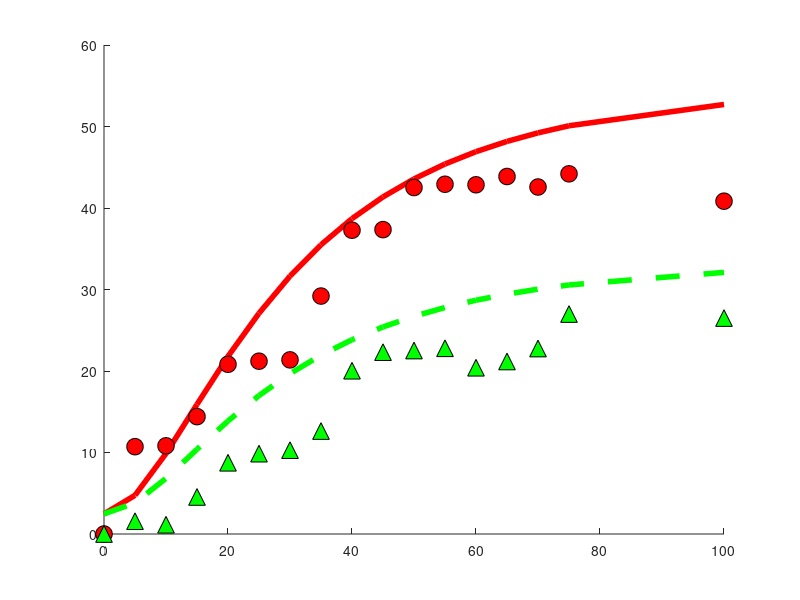

Recreate this plot in MATLAB. (Note: this script raises an error after producing the figure.)
% Functions and figures for the model fitting 
% based on the analytical model developed for epigenomeIntegrity project, 
% the functions are here plotted using parameters fitted from the
% experimental data

close all 
% plot properties 

fontSize   = 12;
markerSize = 12;
lineWidth  = 4;

% Plot figues
showHAndDFit        = true;
showSlidingFraction = true;
showSlidingOutOfDR  = true;
showRelativeSliding = true;
showExpansionFactor = true;
showRelativeOpeningDNA      = true;
showRelativeOpeningHistone  = true;

% Experimental measurements 
% uvc dose (the point u=100 is excluded for now due to irregular
% measurement)
uData = [0 5 10	15	20	25	30	35	40	45	50	55	60	65	70	75 100];
%__ histone loss data___
hData = [0 10.714305725	10.8220788165	14.4014983755	20.8225447327	21.2024074872	21.3668579387	29.195045218	37.2706560079	37.3479226024	42.5138151765	42.9133041668	42.8508770934	43.8660779761	42.5763929893	44.1947934168 	40.8353794651
];

%___DNA loss data____
dData = [0 1.5704212005	1.1365167475	4.545552178	8.7406190878	9.8581219326	10.2900341153	12.6333239455	20.0360763966	22.3129622161	22.5107680397	22.7887958612	20.4006799168	21.1679155925	22.757261652	26.9902966182	26.4974599239
];

% Analytical solutions of the model for histones and DNA loss vs UV dose
T = @(a1,u)  (1-exp(-a1.*u)).^2;% T(u)/T_max
% T = @(a1,u) ((1-exp(-(a1.^2).*u))+sqrt(pi.*u).*a1.*(1-erf(a1.*sqrt(u)))).^2; 
% %-- quadratic (damages) system 
% T  = @(a1,u) a1.*u.^2;

N_open  = @(a1,a2,a3,u)a3.*exp(-a2.*(1-a3).*T(a1,u)); % out due to pushing
N_slide = @(a1,a2,a3,u)(1-exp(-a2.*(1-a3).*T(a1,u))); % out due to sliding
N_total = @(a1,a2,a3,u) N_open(a1,a2,a3,u)+N_slide(a1,a2,a3,u); % total out of IDR
% N = @(a1,a2,u)exp(-(a2).*T(a1,u))+(1-T(a1,u)); % N(u)/N_0
R = @(a1,a2,a3,a4,u)  1+a4.*N_total(a1,a2,a3,u);%+(a4).*(T(a1,u))); %R(u)/R_0
d = @(a1,a2,a3,a4,u) 100.*(((R(a1,a2,a3,a4,u))-1+N_open(a1,a2,a3,u))./(R(a1,a2,a3,a4,u)));%+(T(a1,u))./R(a1,a2,a3,a4,u);
h = @(a1,a2,a3,a4,u) 100*(d(a1,a2,a3,a4,u)./100 +(N_slide(a1,a2,a3,u))./R(a1,a2,a3,a4,u));%d(a1,a2,a3,a4,u)+(T(a1,u)-N(a1,a2,u))./R(a1,a2,a3,a4,u) ;%./R(a1,a2,a3,u);

% %--- full (damages) system
% c1 = 0.0021;%0.021;% curve h
% c2 = 0.39;  %0.39;% lift h
% c3 = 0.44; %0.44; % lift d+h
% c4 = 0.23; %0.23; % lift d+ h

% % -- linear (damages) system
% T = @(a1,u) a1.*u; %T/T_max
% 
% c1 = 0.01;%0.023;% curve h
% c2 = 0.54;  %0.35;% lift h
% c3 = 0.2; %0.45; % lift d
% c4 = 0.378; %0.22; % lift h and d

% %-- quadratic (damages) system 
% T  = @(a1,u) a1.*u.^2;
% 
% c1 = 0.0001;%0.023;% curve h
% c2 = 1.0;  %0.35;% lift h
% c3 = 0.2; %0.45; % lift d
% c4 = 0.2; %0.22; % lift h and d

% % ---autofit
% opt       = optimset('TolFun',1e-15,'TolX',1e-15,'MaxIter',1e7,'MaxFunEvals',1e7,'TolCon',1e-19,'Hessian','bfgs',...
%     'Diagnostics','off');
% % run several tests
% numTests  = 1;
% fitParams = zeros(numTests,4); 
% fval      = zeros(numTests,1);
% for tIdx = 1:numTests
% [fitParams(tIdx,:),fval(tIdx),exitFlag,output]=...
%     fmincon(@FitDandH,2*rand(1,4),-1*eye(4),zeros(4,1),[],[],zeros(4,1),200*ones(4,1),[],opt);
% end
% [~,pl] = min(fval);
%  fitParams = fitParams(pl,:);
% c1 = fitParams(1);
% c2 = fitParams(2);
% c3 = fitParams(3);
% c4 = fitParams(4);

c1 = 0.0347;%0.021;% curve h
c2 = 0.3858;  %0.39;% lift h
c3 = 0.01; %0.44; % lift d+h
c4 = 1.5; %0.23; % lift d+ h

%-- plot ---
if showHAndDFit
%____ plot histone loss, h
fig1 = figure('Name','histone and DNA fit');
ax1  = axes('Parent',fig1,'NextPlot','Add');
line('Xdata',uData,'YData',h(c1,c2,c3,c4,uData),'Color','r','LineWidth',lineWidth,...
    'Parent',ax1,'DisplayName','histone loss, model');
line('XData',uData,'YData',hData,'Marker','o','MarkerSize',markerSize,'MarkerFaceColor','r','MarkerEdgeColor','k',...
    'LineStyle','none','Parent',ax1,'DisplayName','histone loss, exp. data'), 

%____ plot DNA loss, d
line('XData',uData,'YData',d(c1,c2,c3,c4,uData),'Color','g','LineWidth',lineWidth,...
    'DisplayName','DNA loss fraction, model','Parent',ax1,'LineStyle','--');
line('XData',uData,'YData',dData,'Marker','^','Color','g','MarkerSize',markerSize,'MarkerFaceColor','g',...
    'MarkerEdgeColor','k','LineStyle','none',...
    'Parent',ax1,'DisplayName','DNA loss fraction, exp. data'), 

legend(get(ax1,'Children'),'Location','NW')
title(' Model fit to experimental data','Parent',ax1,'FontSize',fontSize), 
xlabel('U.V dose','Parent',ax1,'FontSize',fontSize)
ylabel('Loss fraction','Parent',ax1,'FontSize',fontSize)
set(ax1,'FontSize',fontSize)
end

if showSlidingFraction 
%_____ plot sliding fraction, h-d
fig2 = figure;
ax2  = axes('Parent',fig2);
line('XData',uData,'YData',(hData-dData),'Marker','o','Color','k','MarkerFaceColor','c',...
    'Parent',ax2,'DisplayName','histone sliding loss, exp.data','MarkerSize',markerSize,'LineStyle','none');
line('XData',uData,'YData',h(c1,c2,c3,c4,uData)-d(c1,c2,c3,c4,uData),'LineWidth',lineWidth,'Parent',ax2,...
    'DisplayName','histone sliding loss, model','Color','k')
xlabel('U.V dose','Parent',ax2,'FontSize',fontSize);
ylabel('h(U)-d(U)','Parent',ax2,'FontSize',fontSize);
title('Fraction of histones lost by sliding','Parent',ax2,'FontSize',fontSize);
legend(get(ax2,'Children'),'Location','NW')
set(ax2,'FontSize',fontSize,'LineWidth',lineWidth)
end

if showSlidingOutOfDR  
%_____ fraction of sliding out of the damage region (h-d)/(1-d)
fig3 = figure; 
ax3  = axes('Parent',fig3,'NextPlot','add');
line('XData',uData,'Ydata',(hData-dData)./(100-dData),'Marker','o','Color','k','MarkerFaceColor','c',...
    'Parent',ax3,'DisplayName','histone sliding out of DR, exp. data','MarkerSize',markerSize,...
    'LineStyle','none');
line('XData',uData,'YData',(h(c1,c2,c3,c4,uData)-d(c1,c2,c3,c4,uData))./(100-d(c1,c2,c3,c4,uData)),'Parent',ax3,...
    'LineWidth',lineWidth,'DisplayName','histone sliding out of DR, model')
% add linear fit for comparison
% linearFitModel = fittype('a*x');
% [fitValues, fitScore] = fit(uData',((hData-dData)./(1-dData))',linearFitModel,'Robust','LAR','StartPoint',1);
% line('XData',uData,'YData',fitValues(uData),'Parent',ax3,'DisplayName','linear fit','Color','r',...
%     'LineStyle','--','LineWidth',lineWidth)
title('Fraction of histone sliding out of the IDR','Parent',ax3,'FontSize',fontSize)
xlabel('U.V dose','Parent',ax3,'FontSize',fontSize);
ylabel('(H(u)-D(u))/(1-D(u)', 'FontSize', fontSize);
legend(get(ax3,'Children'),'Location','NW')
set(ax3,'FontSize',fontSize,'LineWidth',lineWidth)

end

if showRelativeSliding 
%____ relative sliding contribution (h-d)/h
fig4 = figure; 
ax4  = axes('Parent',fig4,'NextPlot','add','FontSize',fontSize);
line('XData',uData,'Ydata',1 -(dData)./hData,'Marker','o','Color','k','MarkerFaceColor','c',...
    'Parent',ax4,'DisplayName','relative histone sliding contribution, exp. data','MarkerSize',markerSize,...
    'LineStyle','none');
line('XData',uData,'YData',((h(c1,c2,c3,c4,uData))-d(c1,c2,c3,c4,uData))./(h(c1,c2,c3,c4,uData)),'Parent',ax4,...
    'LineWidth',lineWidth,'DisplayName','relative histone sliding contribution, model')
xlabel('U.V dose','Parent',ax4,'FontSize',fontSize);
ylabel('(h(U)-d(U))/h(U)','FontSize',fontSize,'Parent',ax4)
legend(get(ax4,'Children'),'Location','NW');
title('1-D/H, Contribution of sliding to the total histone loss','Parent',ax4,'FontSize',fontSize)
set(ax4,'FontSize',fontSize,'LineWidth',lineWidth)
end

if showExpansionFactor
%___ Expansion factor 
fig5 = figure;
uValues = 0:1:100;
ax5  = axes('Parent',fig5,'NextPlot','add','FontSize',fontSize,'LineWidth',lineWidth);
line('XData',uValues,'YData',R(c1,c2,c3,c4,uValues),'Parent',ax5)
xlabel('U.V dose','Parent',ax5,'FontSize',fontSize)
ylabel('A(U)/A(o)','Parent',ax5,'FontSize',fontSize);
set(ax5,'FontSize',fontSize,'LineWidth',lineWidth)
end


if showRelativeOpeningDNA
fig6 = figure;
% this is the DNA loss due to opening 
% show A_openning/A(u)
uVals = 0:0.5:max(uData);
ax6 = axes('Parent', fig6,'NextPlot','Add','FontSize',fontSize,'LineWidth',lineWidth);
title('Relative contribution to DNA loss','FontSize',fontSize,'Parent',ax6)
xlabel(ax6,'UV dose','FontSize',fontSize)
ylabel(ax6,'Fraction of loss','FontSize',fontSize)
d_open = 100*(R(c1,c2,c3,c4,uVals)+N_open(c1,c2,c3,uVals)-c4*N_slide(c1,c2,c3,uVals)-1)./(R(c1,c2,c3,c4,uVals)+N_open(c1,c2,c3,uVals)-c4*N_slide(c1,c2,c3,uVals));

relativeOpening = [d_open./d(c1,c2,c3,c4,uVals);
                   1-d_open./d(c1,c2,c3,c4,uVals)];
% relativeOpening = [(c4.*T(c1,uVals))./(c3.*(1-N(c1,c2,uVals))+c4.*T(c1,uVals));...
%     1-(c4.*T(c1,uVals))./(c3.*(1-N(c1,c2,uVals))+c4.*T(c1,uVals))]';
bar(uVals,relativeOpening',1,'Stacked')
c = get(ax6,'Children');
set(c(1),'LineStyle','none','FaceColor','y');
set(c(2),'LineStyle','none')
%  legend('opening','sliding');
 annotation(fig6,'textbox',...
    [0.404834260977118 0.714880332986472 0.226581941867656 0.100936524453697],...
    'String',{'Sliding contribution'},...
    'FontSize',25,...
    'FitBoxToText','off',...
    'LineStyle','none',...
    'LineWidth',2.5);
annotation(fig6,'textbox',...
    [0.402730531520393 0.369529983792544 0.270322620519159 0.11345218800648],...
    'String',{'Opening contribution'},...
    'FontSize',25,...
    'FitBoxToText','off',...
    'LineStyle','none',...
    'LineWidth',2.5,...
    'Color',[1 1 1]);
set(ax6,'XLim',[uVals(1) uVals(end)]);
end

if showRelativeOpeningHistone  
    % histone loss due to opening
  fig7 = figure;
  uVals = 0:0.5:max(uData);
  ax7 = axes('Parent',fig7,'NextPlot','Add');
  relativeOpeningH = [d_open./h(c1,c2,c3,c4,uVals); 1-d_open./h(c1,c2,c3,c4,uVals)];
%   relativeOpeningH = [c4.*T(c1,uVals)./(R(c1,c2,c3,c4,uVals)-N(c1,c2,uVals));...(1-(1./(1+c4.*T(c1,uVals))))./(1-N(c1,c2,uVals)./R(c1,c2,c3,c4,uVals));...
%       1-(c4.*T(c1,uVals))./(R(c1,c2,c3,c4,uVals)-N(c1,c2,uVals))];%1-(1-(1./(1+c4.*T(c1,uVals))))./(1-N(c1,c2,uVals)./R(c1,c2,c3,c4,uVals))];
  bar(uVals,relativeOpeningH',1.5,'Stacked')
  title('Relative contribution to histone loss','FontSize',fontSize)
  xlabel(ax7,'UV dose','FontSize',fontSize); 
  ylabel(ax7,'Fraction of loss','FontSize',fontSize)
  set(ax7,'FontSize',fontSize,'LineWidth',lineWidth)
  c = get(ax7,'Children');
  set(c(1),'LineStyle','none','FaceColor','y');
  set(c(2),'LineStyle','none')
  annotation(fig7,'textbox',...
    [0.398404202719404 0.170872887242418 0.264760197775033 0.147995889003083],...
    'String',{'Opening contribution'},...
    'FontSize',25,...
    'FitBoxToText','off',...
    'LineStyle','none',...
    'LineWidth',2.5,...
    'Color',[1 1 1]);
annotation(fig7,'textbox',...
    [0.412619283065513 0.621788283658787 0.238802224969098 0.112024665981501],...
    'String',{'Sliding contribution'},...
    'FontSize',25,...
    'FitBoxToText','off',...
    'LineStyle','none',...
    'LineWidth',2.5);
set(ax7,'Xlim',[uVals(1) uVals(end)])
%   legend('opening','sliding');
end

%___Calculate SSEs and R2 for fittings 
sseHistone   = sum((h(c1,c2,c3,c4,uData(1:end-1))-hData(1:end-1)).^2);
rsHistone    = 1-sseHistone./sum((hData-mean(hData)).^2);
sseDNA       = sum((d(c1,c2,c3,c4,uData)-dData).^2);
rsDNA        = 1- sseDNA./sum((dData-mean(dData)).^2);
sseSlidingOutOfIDR = sum(((h(c1,c2,c3,c4,uData)-d(c1,c2,c3,c4,uData))./(1-d(c1,c2,c3,c4,uData)) -(hData-dData)./(1-dData)).^2);
rsSlidingOutOfIDR  = 1- sseSlidingOutOfIDR./sum(((hData-dData)./(1-dData) - mean((hData-dData)./(1-dData))).^2);
[rsDNA rsHistone,rsSlidingOutOfIDR]
